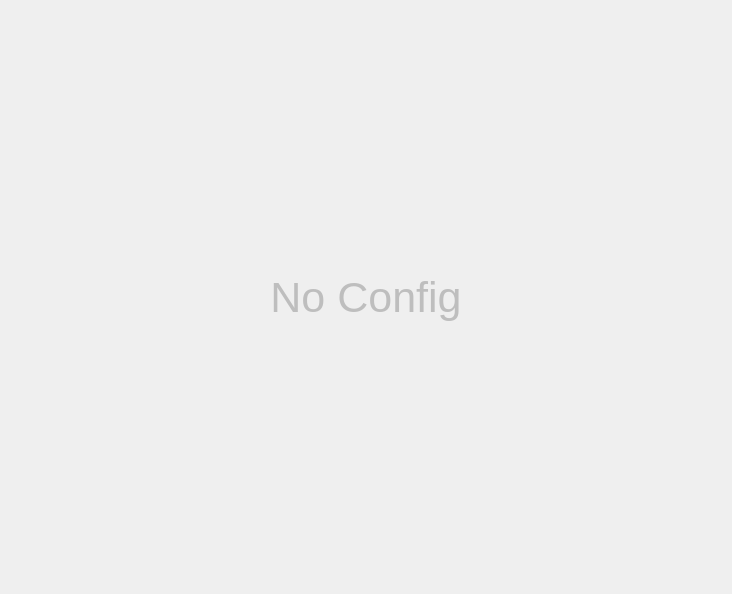
<?xml version="1.0" encoding="UTF-8"?>
<ui version="4.0">
 <class>UAV_Descriptor_Widget</class>
 <widget class="QWidget" name="UAV_Descriptor_Widget">
  <property name="geometry">
   <rect>
    <x>0</x>
    <y>0</y>
    <width>732</width>
    <height>594</height>
   </rect>
  </property>
  <property name="windowTitle">
   <string>Form</string>
  </property>
  <layout class="QVBoxLayout" name="verticalLayout">
   <property name="spacing">
    <number>2</number>
   </property>
   <property name="leftMargin">
    <number>2</number>
   </property>
   <property name="topMargin">
    <number>2</number>
   </property>
   <property name="rightMargin">
    <number>2</number>
   </property>
   <property name="bottomMargin">
    <number>2</number>
   </property>
   <item>
    <widget class="QWidget" name="content_widget" native="true">
     <layout class="QVBoxLayout" name="verticalLayout_2">
      <item>
       <widget class="QLabel" name="label">
        <property name="enabled">
         <bool>false</bool>
        </property>
        <property name="font">
         <font>
          <pointsize>32</pointsize>
         </font>
        </property>
        <property name="text">
         <string>No Config</string>
        </property>
        <property name="alignment">
         <set>Qt::AlignCenter</set>
        </property>
       </widget>
      </item>
     </layout>
    </widget>
   </item>
  </layout>
 </widget>
 <resources/>
 <connections/>
</ui>
